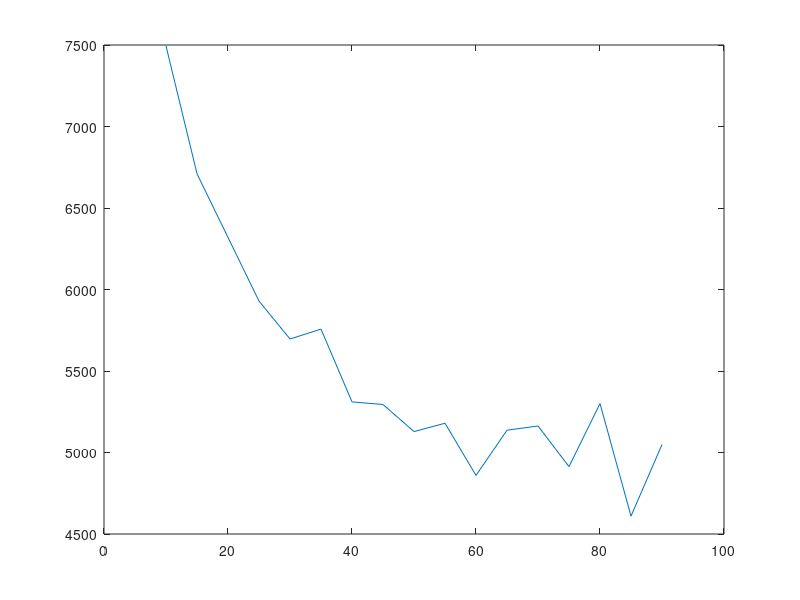

This chart was generated by the following MATLAB code:
% TEST
% Hier we plot the BIC


%% this plots the perplexity
load OutcomeExp4_TEST;
D=DataGaus{1};
Plo=[];
for i=1:length(D.Run)
    Per = D.Run{i}.Perpl;
    plo=[];
    for j=1:length(Per);
        if ~isnan(Per(j))
            plo= [plo Per(j)];
        end
    end
    Plo=[Plo mean(plo)];
end
figure(2)
plot(10:5:90,Plo)
